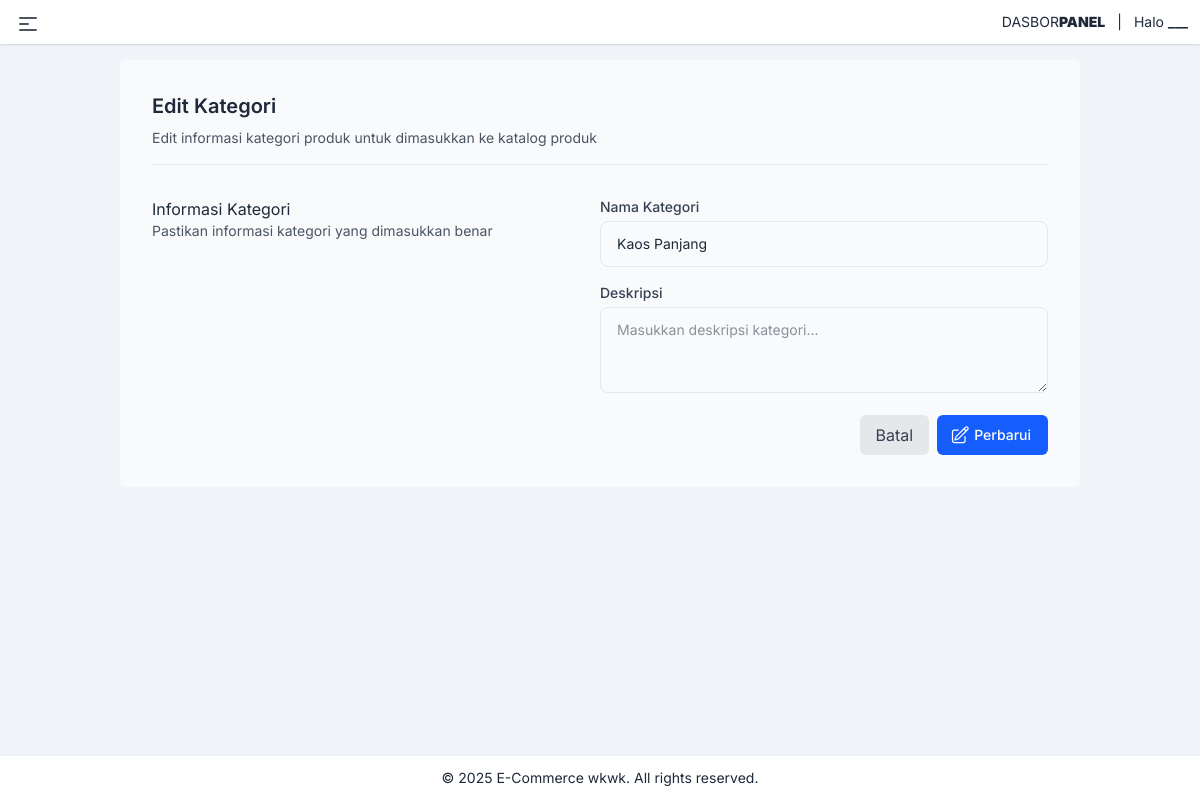
The page /category/edit/6/ (signed in) on the database as committed earlier.
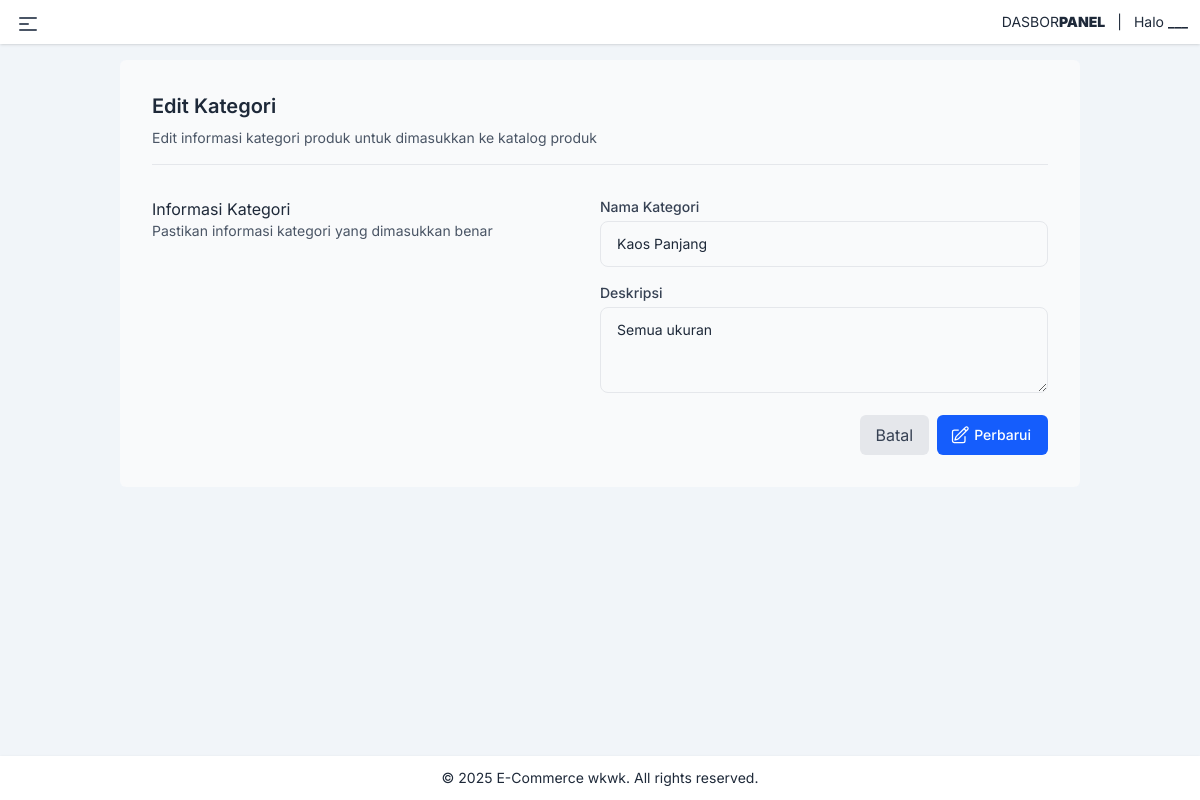
The same page on the database as committed later.
### catalog/models.py (models this page shows, shortened)
class Category(models.Model):
    name = models.CharField(max_length=255)
    description = models.TextField(blank=True, null=True)
    created_at = models.DateTimeField(auto_now_add=True)
    updated_at = models.DateTimeField(auto_now=True)

### catalog/views.py (the view)
# urls.py: path('category/edit/<int:pk>/', views.edit_category, name='edit_category'),
@login_required
def edit_category(request, pk):
    category = get_object_or_404(Category, pk=pk)
    if request.method == 'POST':
        form = CategoryForm(request.POST, request.FILES, instance=category)
        if form.is_valid():
            form.save()
            return JsonResponse({'status': 'success', 'message': 'Kategori berhasil diperbarui.'})
        return JsonResponse({'status': 'error', 'message': 'Form tidak valid', 'errors': form.errors}, status=400)
    form = CategoryForm(instance=category)
    return render(request, 'product/category_form.html', {'form': form, 'category': category})

### catalog/forms.py
class CategoryForm(forms.ModelForm):
    class Meta:
        model = Category
        fields = ['name', 'description']
        widgets = {
            'name': forms.TextInput(attrs={
                'placeholder': 'Masukkan nama kategori...',
                'class': 'w-full text-sm px-4 py-3 rounded-lg border border-gray-200 focus:ring-2 focus:ring-blue-500 focus:border-transparent outline-none transition-all duration-200',
                'required': 'required',
            }),
            'description': forms.Textarea(attrs={
                'rows': 3,  # tinggi textarea
                'placeholder': 'Masukkan deskripsi kategori...',
                'class': 'w-full text-sm px-4 py-3 rounded-lg border border-gray-200 focus:ring-2 focus:ring-blue-500 focus:border-transparent outline-none transition-all duration-200',
            }),
        }

### templates/product/category_form.html (shortened to what this page needs)
{% extends "base.html" %}
{% block content %}
{% load widget_tweaks %}
<div class="w-full text-gray-800 p-8 bg-gray-50 rounded-md">
    <div class="flex items-center justify-between border-b border-gray-200 mb-4">
        <div class="text-center md:text-left space-y-2 mb-4">
            <h1 class="text-xl font-semibold text-gray-800">{% if category %}Edit Kategori{% else %}Tambah
                Kategori{%endif %}</h1>
            <p class="text-gray-600 text-sm">{% if category %}Edit{% else %}Tambah{% endif %} informasi kategori produk
                untuk dimasukkan ke katalog produk
            </p>
        </div>
    </div>
    <div class="flex md:flex-row mt-8">
        <div class="md:w-1/2">
            <h1 class="text-gray-800">Informasi Kategori</h1>
            <p class="text-gray-600 text-sm">Pastikan informasi kategori yang dimasukkan benar</p>
        </div>
        <div class="md:w-1/2">
            <form id="categoryForm" method="post" enctype="multipart/form-data"
                action="{% if category %}{% url 'edit_category' category.id %}{% else %}{% url 'add_category' %}{% endif %}">
                <div class="mb-4">
                    <label for="{{ form.name.id_for_label }}" class="block text-sm font-medium text-gray-700 mb-1">
                        Nama Kategori
                    </label>
                    {{ form.name }}
                </div>
                <div class="mb-4">
                    <label for="{{ form.description.id_for_label }}" class="block text-sm font-medium text-gray-700 mb-1">
                        Deskripsi
                    </label>
                    {{ form.description }}
                </div>
                <div class="flex justify-end gap-2 mt-4">
                    <a href="{% url 'category_list' %}"
                        class="px-4 py-2 bg-gray-200 rounded-md text-gray-700 hover:bg-gray-300">
                        Batal
                    </a>
                    {% if category %}
                    <button type="submit"
                        class="inline-flex items-center px-4 py-2 border border-transparent text-sm font-medium
             rounded-md text-white bg-blue-600 hover:bg-blue-700 focus:outline-none
             focus:ring-2 focus:ring-offset-2 focus:ring-blue-500 cursor-pointer">
                        Perbarui
                    </button>
                    {% endif %}
                </div>
            </form>
        </div>
    </div>
</div>
{% endblock %}

Rows that differ between the two databases and show on the page:
changed Category "Kaos Panjang": description (not shown) → "Semua ukuran"
